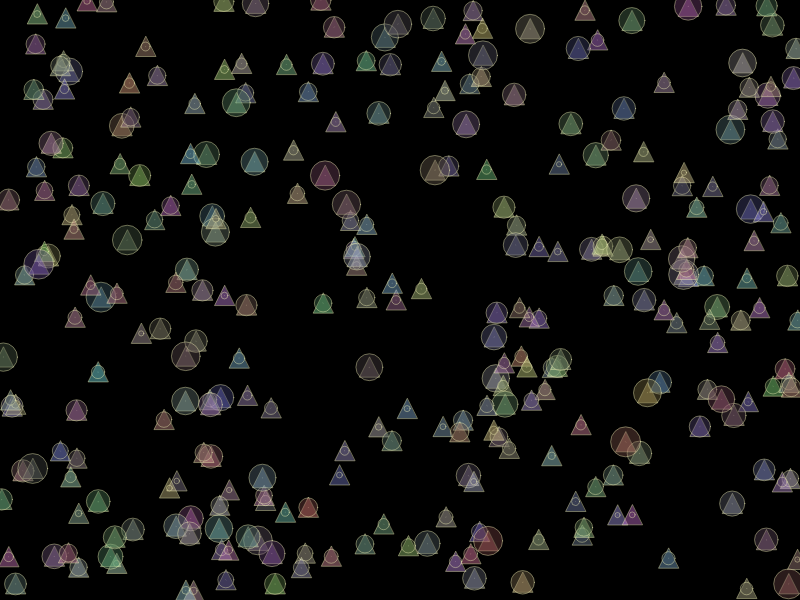
Frame 1 (no input)
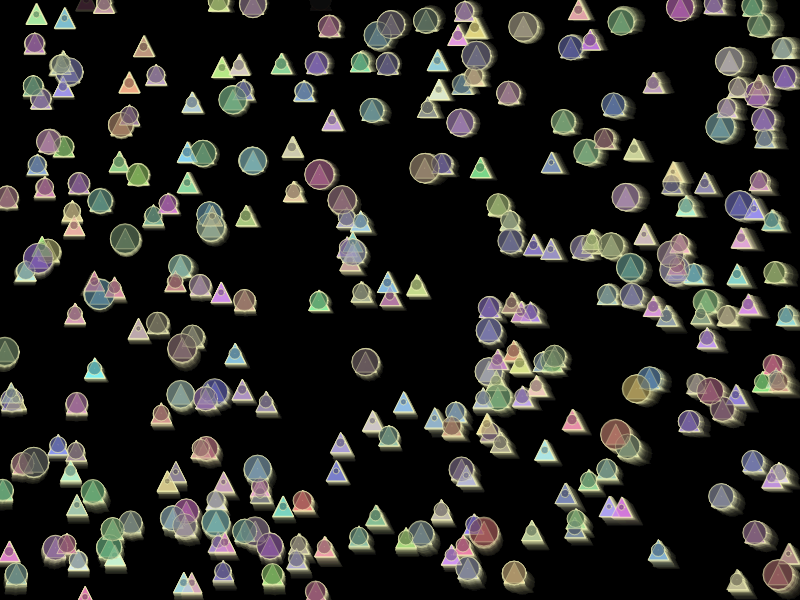
Frame 60 (no input)
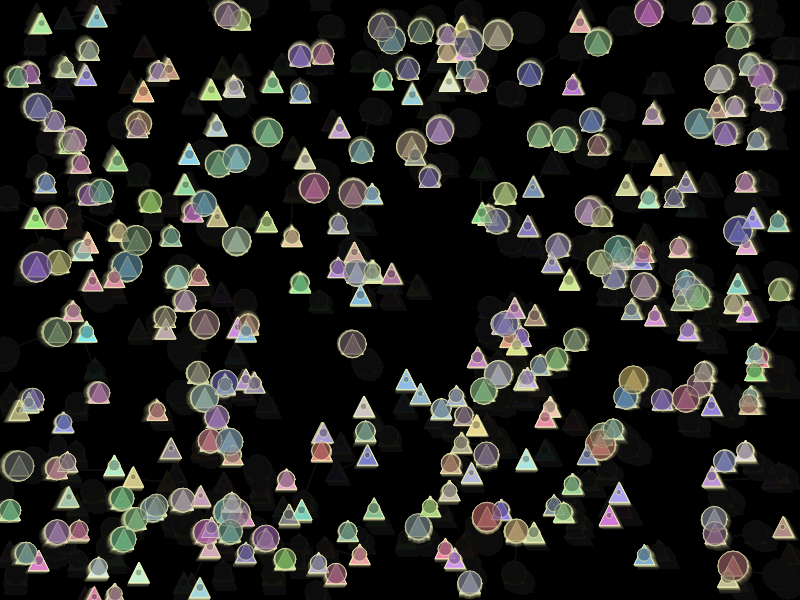
Frame 120 (the mouse pressed at the canvas centre since frame 60)

The p5.js sketch that drew these frames (run headless with seeded random() and noise() and a simulated clock; from frame 60 on, the mouse is pressed at the canvas centre):

// p5.js sketch
// ── sketch.js
// groovy

// GLOBAL variables
var NUMGNATS = 300;
var x1 = new Array(NUMGNATS);
var y1 = new Array(NUMGNATS);
var x2 = new Array(NUMGNATS);
var y2 = new Array(NUMGNATS);
var rad = new Array(NUMGNATS);
var r = new Array(NUMGNATS);
var g = new Array(NUMGNATS);
var b = new Array(NUMGNATS);


var p1x = 0;
var p1y = -10;
var p2x = -10;
var p2y = 10;
var p3x = 10;
var p3y = 10;


function setup() {
  createCanvas(800, 600); // sets up the size of the canvas
  
  background(0, 0, 0);
  
  background(0, 0, 0);

  for (var i=0; i<NUMGNATS; i++)
  {
    x1[i] = random(0, width-1);
    y1[i] = random(0, height-1);
    rad[i] = random(5, 30);
    r[i] = random(128, 255);  
    g[i] = random(128, 255);  
    b[i] = random(128, 255);  
  }

}

function draw() {
  // this fades out the previous stuff
  noStroke();
  fill(0, 0, 0, 10);
  rect(0, 0, width, height);


  var weight = sqrt((mouseX-pmouseX)*(mouseX-pmouseX)+(mouseY-pmouseY)*(mouseY-pmouseY));
  var aa = max(0.01, min(weight/50., 1.0));
  var bb = 1.0-aa;

  // THIS IS THE MAIN LOOP
  for (var i = 0; i<NUMGNATS; i++)
  {
    // this is how far away the thingie is from the mouse
    var dx = (mouseX-x1[i])/20.;
    var dy = (mouseY-y1[i])/20.;
    var drunkx = myDrunkenCurve(-50, 50, 3);
    var drunky = myDrunkenCurve(-50, 50, 3);
    ;
    // this adds the distance and some drunkness to the position
    var shiftx = x1[i]+random(min(0, dx), max(0, dx))+drunkx;
    var shifty = y1[i]+random(min(0, dy), max(0, dy))+drunky;
    x2[i] = aa*shiftx + bb*x1[i];
    y2[i] = aa*shifty + bb*y1[i];


    // draw the line
    noFill(); // don't draw a fill
    stroke(255, 255, 192, 100); // set the stroke to the nice purple
    line(x1[i], y1[i], x2[i], y2[i]); // x1, y1, x2, y2


    // draw the circle
    fill(r[i], g[i], b[i], 100); // set the fill to yellow
    triangle(x2[i]+p1x, y2[i]+p1y, x2[i]+p2x, y2[i]+p2y, x2[i]+p3x, y2[i]+p3y); // draw a circle
    fill(r[i]/2, g[i]/2, b[i]/2, 100); // set the fill to yellow
    ellipse(x2[i], y2[i], rad[i], rad[i]);

    // stash our new x and y for the next round
    x1[i] = x2[i];
    y1[i] = y2[i];


    // checking the boundaries
    if (x1[i]>width) x1[i] = 0;
    if (x1[i]<0) x1[i] = width;
    if (y1[i]>height) y1[i] = 0;
    if (y1[i]<0) y1[i] = height;
  }
}

function keyReleased()
{
  if(key==' ') background(0, 0, 0);

}


function myDrunkenCurve(min, max, Q)
{
  
  var value = 0.;
  
  for(var i = 0; i < Q; i++) // i = i + 1
  {
    value+=random(min, max);
  }
 
  value = value / Q;
  
  return(value);
  
}
